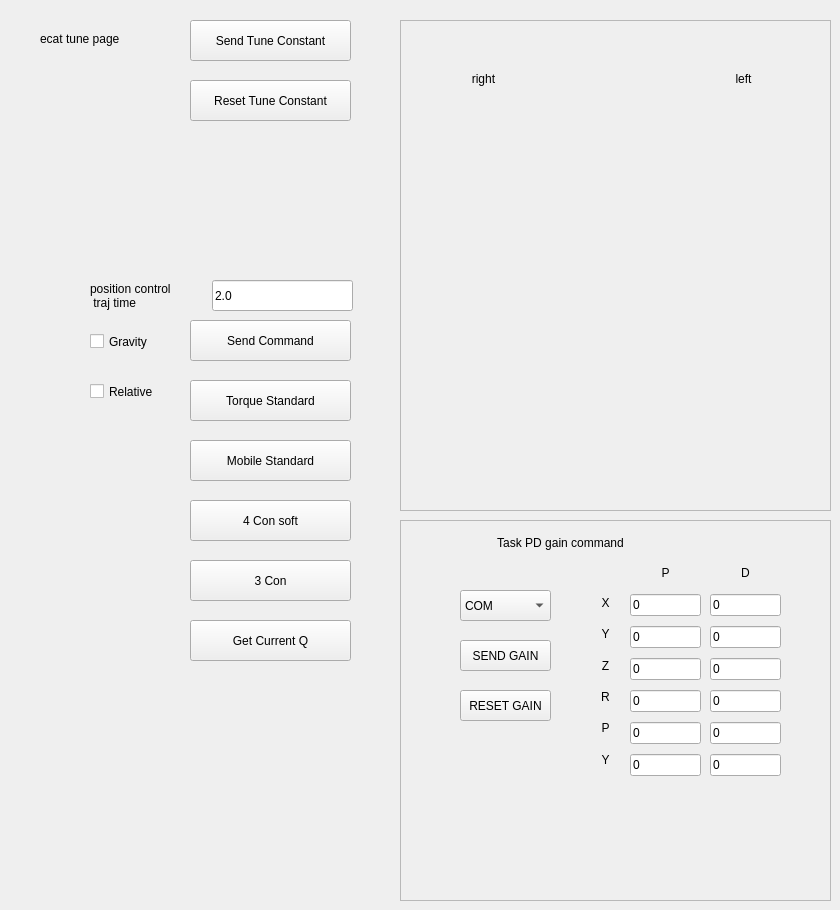
   <widget class="QWidget" name="page">
    <widget class="QLabel" name="label_39">
     <property name="geometry">
      <rect>
       <x>40</x>
       <y>30</y>
       <width>101</width>
       <height>17</height>
      </rect>
     </property>
     <property name="text">
      <string>ecat tune page</string>
     </property>
    </widget>
    <widget class="QFrame" name="frame_11">
     <property name="geometry">
      <rect>
       <x>400</x>
       <y>20</y>
       <width>431</width>
       <height>491</height>
      </rect>
     </property>
     <property name="frameShape">
      <enum>QFrame::StyledPanel</enum>
     </property>
     <property name="frameShadow">
      <enum>QFrame::Raised</enum>
     </property>
     <widget class="QLabel" name="label_40">
      <property name="geometry">
       <rect>
        <x>310</x>
        <y>50</y>
        <width>67</width>
        <height>17</height>
       </rect>
      </property>
      <property name="text">
       <string>left</string>
      </property>
      <property name="alignment">
       <set>Qt::AlignCenter</set>
      </property>
     </widget>
     <widget class="QLabel" name="label_41">
      <property name="geometry">
       <rect>
        <x>50</x>
        <y>50</y>
        <width>67</width>
        <height>17</height>
       </rect>
      </property>
      <property name="text">
       <string>right</string>
      </property>
      <property name="alignment">
       <set>Qt::AlignCenter</set>
      </property>
     </widget>
     <widget class="QWidget" name="verticalLayoutWidget_20">
      <property name="geometry">
       <rect>
        <x>310</x>
        <y>80</y>
        <width>72</width>
        <height>221</height>
       </rect>
      </property>
      <layout class="QVBoxLayout" name="leftarm_layout_2"/>
     </widget>
     <widget class="QWidget" name="verticalLayoutWidget_21">
      <property name="geometry">
       <rect>
        <x>50</x>
        <y>80</y>
        <width>71</width>
        <height>221</height>
       </rect>
      </property>
      <layout class="QVBoxLayout" name="rightarm_layout_2"/>
     </widget>
     <widget class="QWidget" name="verticalLayoutWidget_22">
      <property name="geometry">
       <rect>
        <x>230</x>
        <y>310</y>
        <width>71</width>
        <height>161</height>
       </rect>
      </property>
      <layout class="QVBoxLayout" name="leftleg_layout_2"/>
     </widget>
     <widget class="QWidget" name="verticalLayoutWidget_23">
      <property name="geometry">
       <rect>
        <x>130</x>
        <y>310</y>
        <width>71</width>
        <height>161</height>
       </rect>
      </property>
      <layout class="QVBoxLayout" name="rightleg_layout_2"/>
     </widget>
     <widget class="QWidget" name="verticalLayoutWidget_24">
      <property name="geometry">
       <rect>
        <x>180</x>
        <y>50</y>
        <width>71</width>
        <height>51</height>
       </rect>
      </property>
      <layout class="QVBoxLayout" name="head_layout_2"/>
     </widget>
     <widget class="QWidget" name="verticalLayoutWidget_25">
      <property name="geometry">
       <rect>
        <x>180</x>
        <y>140</y>
        <width>71</width>
        <height>81</height>
       </rect>
      </property>
      <layout class="QVBoxLayout" name="waist_layout_2"/>
     </widget>
    </widget>
    <widget class="QPushButton" name="resettunebtn">
     <property name="geometry">
      <rect>
       <x>190</x>
       <y>80</y>
       <width>161</width>
       <height>41</height>
      </rect>
     </property>
     <property name="text">
      <string>Reset Tune Constant</string>
     </property>
    </widget>
    <widget class="QPushButton" name="sendtunebtn">
     <property name="geometry">
      <rect>
       <x>190</x>
       <y>20</y>
       <width>161</width>
       <height>41</height>
      </rect>
     </property>
     <property name="text">
      <string>Send Tune Constant</string>
     </property>
    </widget>
    <widget class="QFrame" name="frame">
     <property name="geometry">
      <rect>
       <x>400</x>
       <y>520</y>
       <width>431</width>
       <height>381</height>
      </rect>
     </property>
     <property name="frameShape">
      <enum>QFrame::StyledPanel</enum>
     </property>
     <property name="frameShadow">
      <enum>QFrame::Raised</enum>
     </property>
     <widget class="QWidget" name="verticalLayoutWidget_52">
      <property name="geometry">
       <rect>
        <x>230</x>
        <y>70</y>
        <width>71</width>
        <height>194</height>
       </rect>
      </property>
      <layout class="QVBoxLayout" name="verticalLayout_40">
       <item>
        <widget class="QLineEdit" name="gainx">
         <property name="text">
          <string>0</string>
         </property>
        </widget>
       </item>
       <item>
        <widget class="QLineEdit" name="gainy">
         <property name="text">
          <string>0</string>
         </property>
        </widget>
       </item>
       <item>
        <widget class="QLineEdit" name="gainz">
         <property name="text">
          <string>0</string>
         </property>
        </widget>
       </item>
       <item>
        <widget class="QLineEdit" name="gainr">
         <property name="text">
          <string>0</string>
         </property>
        </widget>
       </item>
       <item>
        <widget class="QLineEdit" name="gainp">
         <property name="text">
          <string>0</string>
         </property>
        </widget>
       </item>
       <item>
        <widget class="QLineEdit" name="gainyaw">
         <property name="text">
          <string>0</string>
         </property>
        </widget>
       </item>
      </layout>
     </widget>
     <widget class="QComboBox" name="taskgain_combo">
      <property name="geometry">
       <rect>
        <x>60</x>
        <y>70</y>
        <width>91</width>
        <height>31</height>
       </rect>
      </property>
      <item>
       <property name="text">
        <string>COM</string>
       </property>
      </item>
      <item>
       <property name="text">
        <string>Pelvis</string>
       </property>
      </item>
      <item>
       <property name="text">
        <string>UpperBody</string>
       </property>
      </item>
      <item>
       <property name="text">
        <string>Foot</string>
       </property>
      </item>
      <item>
       <property name="text">
        <string>Hand</string>
       </property>
      </item>
      <item>
       <property name="text">
        <string>R_Foot</string>
       </property>
      </item>
      <item>
       <property name="text">
        <string>L_Foot</string>
       </property>
      </item>
      <item>
       <property name="text">
        <string>R_Hand</string>
       </property>
      </item>
      <item>
       <property name="text">
        <string>L_Hand</string>
       </property>
      </item>
     </widget>
     <widget class="QPushButton" name="taskgain_resetbtn">
      <property name="geometry">
       <rect>
        <x>60</x>
        <y>170</y>
        <width>91</width>
        <height>31</height>
       </rect>
      </property>
      <property name="text">
       <string>RESET GAIN</string>
      </property>
     </widget>
     <widget class="QPushButton" name="taskgain_sendbtn">
      <property name="geometry">
       <rect>
        <x>60</x>
        <y>120</y>
        <width>91</width>
        <height>31</height>
       </rect>
      </property>
      <property name="text">
       <string>SEND GAIN</string>
      </property>
     </widget>
     <widget class="QWidget" name="verticalLayoutWidget_53">
      <property name="geometry">
       <rect>
        <x>190</x>
        <y>70</y>
        <width>31</width>
        <height>182</height>
       </rect>
      </property>
      <layout class="QVBoxLayout" name="verticalLayout_41">
       <item>
        <widget class="QLabel" name="label_144">
         <property name="text">
          <string>X</string>
         </property>
         <property name="alignment">
          <set>Qt::AlignCenter</set>
         </property>
        </widget>
       </item>
       <item>
        <widget class="QLabel" name="label_145">
         <property name="text">
          <string>Y</string>
         </property>
         <property name="alignment">
          <set>Qt::AlignCenter</set>
         </property>
        </widget>
       </item>
       <item>
        <widget class="QLabel" name="label_146">
         <property name="text">
          <string>Z</string>
         </property>
         <property name="alignment">
          <set>Qt::AlignCenter</set>
         </property>
        </widget>
       </item>
       <item>
        <widget class="QLabel" name="label_147">
         <property name="text">
          <string>R</string>
         </property>
         <property name="alignment">
          <set>Qt::AlignCenter</set>
         </property>
        </widget>
       </item>
       <item>
        <widget class="QLabel" name="label_148">
         <property name="text">
          <string>P</string>
         </property>
         <property name="alignment">
          <set>Qt::AlignCenter</set>
         </property>
        </widget>
       </item>
       <item>
        <widget class="QLabel" name="label_143">
         <property name="text">
          <string>Y</string>
         </property>
         <property name="alignment">
          <set>Qt::AlignCenter</set>
         </property>
        </widget>
       </item>
      </layout>
     </widget>
     <widget class="QWidget" name="verticalLayoutWidget_54">
      <property name="geometry">
       <rect>
        <x>310</x>
        <y>70</y>
        <width>71</width>
        <height>194</height>
       </rect>
      </property>
      <layout class="QVBoxLayout" name="verticalLayout_42">
       <item>
        <widget class="QLineEdit" name="gainx_2">
         <property name="text">
          <string>0</string>
         </property>
        </widget>
       </item>
       <item>
        <widget class="QLineEdit" name="gainy_2">
         <property name="text">
          <string>0</string>
         </property>
        </widget>
       </item>
       <item>
        <widget class="QLineEdit" name="gainz_2">
         <property name="text">
          <string>0</string>
         </property>
        </widget>
       </item>
       <item>
        <widget class="QLineEdit" name="gainr_2">
         <property name="text">
          <string>0</string>
         </property>
        </widget>
       </item>
       <item>
        <widget class="QLineEdit" name="gainp_2">
         <property name="text">
          <string>0</string>
         </property>
        </widget>
       </item>
       <item>
        <widget class="QLineEdit" name="gainyaw_2">
         <property name="text">
          <string>0</string>
         </property>
        </widget>
       </item>
      </layout>
     </widget>
     <widget class="QLabel" name="label_149">
      <property name="geometry">
       <rect>
        <x>230</x>
        <y>40</y>
        <width>71</width>
        <height>25</height>
       </rect>
      </property>
      <property name="text">
       <string>P</string>
      </property>
      <property name="alignment">
       <set>Qt::AlignCenter</set>
      </property>
     </widget>
     <widget class="QLabel" name="label_150">
      <property name="geometry">
       <rect>
        <x>310</x>
        <y>40</y>
        <width>71</width>
        <height>25</height>
       </rect>
      </property>
      <property name="text">
       <string>D</string>
      </property>
      <property name="alignment">
       <set>Qt::AlignCenter</set>
      </property>
     </widget>
     <widget class="QLabel" name="label_151">
      <property name="geometry">
       <rect>
        <x>60</x>
        <y>10</y>
        <width>201</width>
        <height>25</height>
       </rect>
      </property>
      <property name="text">
       <string>Task PD gain command</string>
      </property>
      <property name="alignment">
       <set>Qt::AlignCenter</set>
      </property>
     </widget>
    </widget>
    <widget class="QPushButton" name="pcSendCommand">
     <property name="geometry">
      <rect>
       <x>190</x>
       <y>320</y>
       <width>161</width>
       <height>41</height>
      </rect>
     </property>
     <property name="text">
      <string>Send Command</string>
     </property>
    </widget>
    <widget class="QPushButton" name="pcTorqueStandard">
     <property name="geometry">
      <rect>
       <x>190</x>
       <y>380</y>
       <width>161</width>
       <height>41</height>
      </rect>
     </property>
     <property name="text">
      <string>Torque Standard</string>
     </property>
    </widget>
    <widget class="QPushButton" name="pcTorque3con">
     <property name="geometry">
      <rect>
       <x>190</x>
       <y>560</y>
       <width>161</width>
       <height>41</height>
      </rect>
     </property>
     <property name="text">
      <string>3 Con</string>
     </property>
    </widget>
    <widget class="QPushButton" name="pcTorquepos3">
     <property name="geometry">
      <rect>
       <x>190</x>
       <y>500</y>
       <width>161</width>
       <height>41</height>
      </rect>
     </property>
     <property name="text">
      <string>4 Con soft</string>
     </property>
    </widget>
    <widget class="QLineEdit" name="poscom_trajtime">
     <property name="geometry">
      <rect>
       <x>212</x>
       <y>280</y>
       <width>141</width>
       <height>31</height>
      </rect>
     </property>
     <property name="text">
      <string>2.0</string>
     </property>
    </widget>
    <widget class="QLabel" name="label_152">
     <property name="geometry">
      <rect>
       <x>90</x>
       <y>280</y>
       <width>111</width>
       <height>31</height>
      </rect>
     </property>
     <property name="text">
      <string>position control
 traj time</string>
     </property>
    </widget>
    <widget class="QPushButton" name="pc4ConStandard">
     <property name="geometry">
      <rect>
       <x>190</x>
       <y>440</y>
       <width>161</width>
       <height>41</height>
      </rect>
     </property>
     <property name="text">
      <string>Mobile Standard</string>
     </property>
    </widget>
    <widget class="QCheckBox" name="poscomgravity">
     <property name="geometry">
      <rect>
       <x>90</x>
       <y>330</y>
       <width>92</width>
       <height>23</height>
      </rect>
     </property>
     <property name="text">
      <string>Gravity</string>
     </property>
    </widget>
    <widget class="QCheckBox" name="poscomrelative">
     <property name="geometry">
      <rect>
       <x>90</x>
       <y>380</y>
       <width>92</width>
       <height>23</height>
      </rect>
     </property>
     <property name="text">
      <string>Relative</string>
     </property>
    </widget>
    <widget class="QPushButton" name="getcurrentq">
     <property name="geometry">
      <rect>
       <x>190</x>
       <y>620</y>
       <width>161</width>
       <height>41</height>
      </rect>
     </property>
     <property name="text">
      <string>Get Current Q</string>
     </property>
    </widget>
   </widget>
